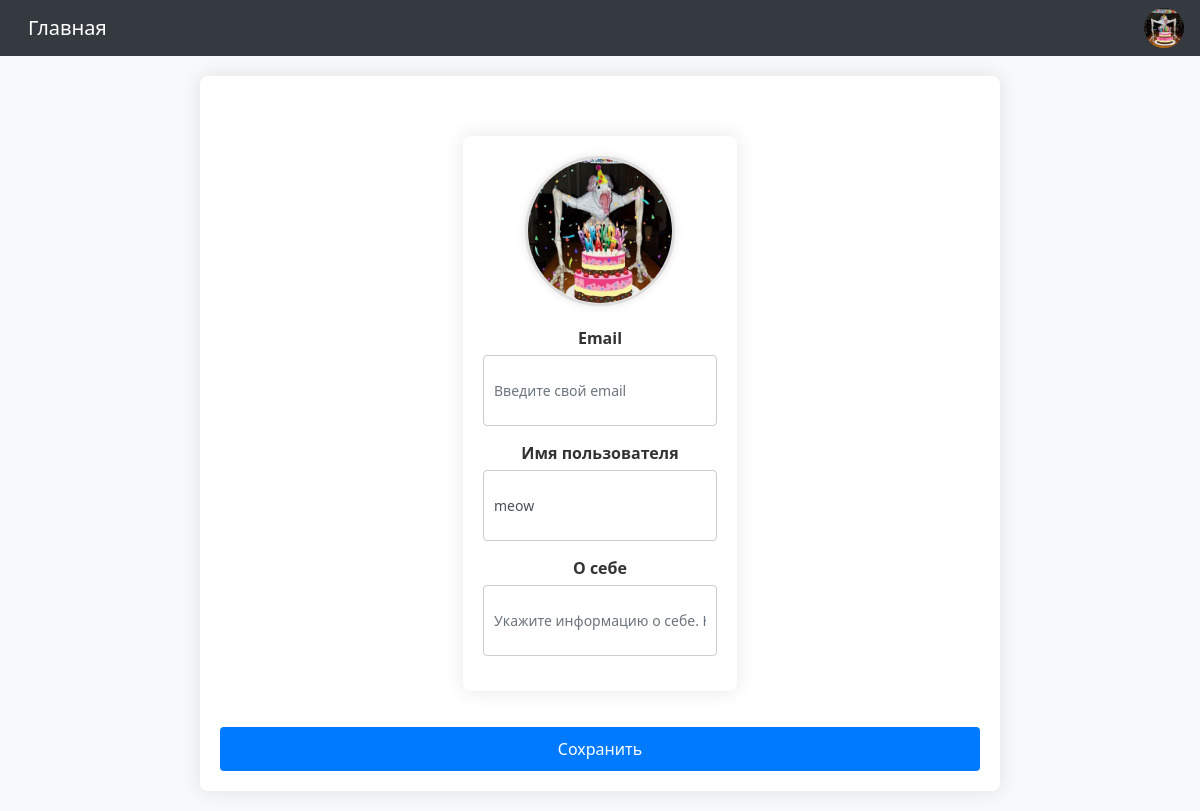
Screenshot of /profile/3/ (signed in) with the database file from the repository.
### users_app/models.py (models this page shows, shortened)
class CustomUser(AbstractUser):
    bio = models.TextField(blank=True)
    avatar = models.ImageField(upload_to='avatars/', blank=True, null=True)
    location = models.CharField(max_length=255, blank=True)
    birth_date = models.DateField(null=True, blank=True)
    groups = models.ManyToManyField(
        'auth.Group',
        related_name='custom_user_set',
        blank=True,
        help_text='The groups this user belongs to. A user will get all permissions granted to each of their groups.',
        verbose_name='groups'
    )
    user_permissions = models.ManyToManyField(
        'auth.Permission',
        related_name='custom_user_set',
        blank=True,
        help_text='Specific permissions for this user.',
        verbose_name='user permissions'
    )
    class Meta:
        verbose_name = 'Пользователь'
        verbose_name_plural = 'Пользователи'

### users_app/views.py (the view, shortened to what this page needs)
# urls.py: path('profile/<int:pk>/', ProfileUpdateView.as_view(), name='profile_update'),
class ProfileUpdateView(UpdateView):
    model = CustomUser
    form_class = ProfileUpdateForm
    template_name = 'profile.html'

### users_app/forms.py
class ProfileUpdateForm(UserChangeForm):
    username = forms.CharField(widget=forms.TextInput(attrs={
        'class': 'form-control py-4', 'placeholder': 'Введите свой никнейм'}))
    email = forms.EmailField(widget=forms.EmailInput(attrs={
        'class': 'form-control py-4', 'placeholder': 'Введите свой email'}))
    avatar = forms.ImageField(widget=forms.FileInput(attrs={
        'class': 'form-control py-4'}))
    bio = forms.CharField(widget=forms.TextInput(attrs={
        'class': 'form-control py-4', 'placeholder': 'Укажите информацию о себе. Например, ваши увлечения'}))
    class Meta:
        model = CustomUser
        fields = ('username', 'email', 'avatar', 'bio')

### users_app/templates/profile.html (shortened to what this page needs)
{% extends 'base.html' %}
{% load static %}
{% block content %}
<link rel="stylesheet" type="text/css" href="{% static 'css/profile.css' %}">
<form method="post" enctype="multipart/form-data">
    <div class="profile-container">
        <div class="profile-avatar">
            <img src="{% if user.avatar %}{{ user.avatar.url }}{% else %}{% static 'images/default-avatar.png' %}{% endif %}" alt="User Avatar" class="avatar-img">
        </div>
        <div class="profile-details">
            <div class="form-group">
                <label for="{{ form.email.id_for_label }}">Email</label>
                {{ form.email }}
            </div>
            <div class="form-group">
                <label for="{{ form.username.id_for_label }}">Имя пользователя</label>
                {{ form.username }}
            </div>
            <div class="form-group">
                <label for="{{ form.bio.id_for_label }}">О себе</label>
                {{ form.bio }}
            </div>
        </div>
    </div>
    <button type="submit" class="btn btn-primary mt-3">Сохранить</button>
</form>
{% endblock %}

### project_app/templates/base.html (shortened to what this page needs)
{% load static %}
<!DOCTYPE html>
<html lang="en">
<head>
    <link rel="stylesheet">
    <link rel="stylesheet" href="https://maxcdn.bootstrapcdn.com/bootstrap/4.0.0/css/bootstrap.min.css">
    <link rel="stylesheet" href="{% static 'css/register.css' %}">
    <link rel="stylesheet" href="{% static 'css/tasks.css' %}">
    <link rel="stylesheet" href="{% static 'css/edit_task.css' %}">
    <link rel="stylesheet" href="{% static 'css/add_task.css' %}">
    <link rel="stylesheet" href="{% static 'css/style.css' %}">
    <link rel="stylesheet" href="{% static 'css/base.css' %}">
    <link rel="stylesheet" href="{% static 'css/profile.css' %}">
</head>
<body>
    <nav class="navbar navbar-expand-lg navbar-light bg-light">
        <a class="navbar-brand" href="/">Главная</a>
        <div class="collapse navbar-collapse justify-content-end">
            <div class="profile-menu">
                {% if user.is_authenticated %}
                    <img src="{% if user.avatar %}{{ user.avatar.url }}{% else %}{% static 'images/default-avatar.png' %}{% endif %}" alt="User Avatar" class="rounded-circle" width="40" height="40">
                {% else %}
                    <a class="navbar-brand" href="{% url 'login' %}">Войти</a>
                    <a class="navbar-brand" href="{% url 'registration_template' %}">Зарегистрироваться</a>
                {% endif %}
            </div>
        </div>
    </nav>
    <div class="container">
        {% block content %}
        {% endblock %}
    </div>
</body>
</html>
</html>

### static/css/register.css (style rules this page uses)
* { margin: 0; padding: 0; box-sizing: border-box; }
body { font-family: 'Segoe UI', Tahoma, Geneva, Verdana, sans-serif; background-color: #f8f9fa; }
.container { max-width: 800px; margin: 20px auto; padding: 20px; background-color: #ffffff; border-radius: 8px; box-shadow: 0 0 20px rgba(0, 0, 0, 0.1); }
form { display: flex; flex-direction: column; }
form input[type="text"], form input[type="email"], form input[type="date"], form input[type="password"], form input[type="file"] { padding: 10px; margin-bottom: 10px; border: 1px solid #ccc; border-radius: 4px; font-size: 14px; }
form button { background-color: #007bff; color: white; border: none; padding: 10px 20px; border-radius: 4px; cursor: pointer; font-size: 14px; transition: background-color 0.3s ease; }

### static/css/tasks.css (style rules this page uses)
* { margin: 0; padding: 0; box-sizing: border-box; }
body { font-family: 'Segoe UI', Tahoma, Geneva, Verdana, sans-serif; background-color: #f8f9fa; }
.container { max-width: 800px; margin: 20px auto; padding: 20px; background-color: #ffffff; border-radius: 8px; box-shadow: 0 0 20px rgba(0, 0, 0, 0.1); }
form { display: flex; flex-direction: column; margin-top: 10px; }
form input[type="text"] { padding: 10px; border: 1px solid #ccc; border-radius: 4px; margin-bottom: 10px; font-size: 14px; }
form button { background-color: #007bff; color: white; border: none; padding: 10px 20px; border-radius: 4px; cursor: pointer; font-size: 14px; transition: background-color 0.3s ease; }

### static/css/edit_task.css (style rules this page uses)
* { margin: 0; padding: 0; box-sizing: border-box; }
body { font-family: 'Segoe UI', Tahoma, Geneva, Verdana, sans-serif; background-color: #f8f9fa; }
.container { max-width: 800px; margin: 20px auto; padding: 20px; background-color: #ffffff; border-radius: 8px; box-shadow: 0 0 20px rgba(0, 0, 0, 0.1); }
.form-group { margin-bottom: 15px; }
.form-group label { display: block; margin-bottom: 5px; }
.form-group input, .form-group textarea, .form-group select { width: 100%; padding: 10px; border: 1px solid #ddd; border-radius: 5px; font-size: 14px; }

### static/css/add_task.css (style rules this page uses)
* { margin: 0; padding: 0; box-sizing: border-box; }
body { font-family: 'Segoe UI', Tahoma, Geneva, Verdana, sans-serif; background-color: #f8f9fa; }
.container { max-width: 800px; margin: 20px auto; padding: 20px; background-color: #ffffff; border-radius: 8px; box-shadow: 0 0 20px rgba(0, 0, 0, 0.1); }
form { margin-top: 20px; }
input[type="text"], input[type="datetime-local"] { width: 100%; padding: 12px; margin-bottom: 15px; border: 1px solid #ccc; border-radius: 4px; font-size: 16px; }
button[type="submit"] { background-color: #007bff; color: #ffffff; border: none; padding: 12px 24px; border-radius: 4px; cursor: pointer; font-size: 16px; transition: background-color 0.3s ease; }

### static/css/style.css (style rules this page uses)
* { margin: 0; padding: 0; box-sizing: border-box; }
body { font-family: 'Segoe UI', Tahoma, Geneva, Verdana, sans-serif; background-color: #f8f9fa; }
.container { max-width: 800px; margin: 20px auto; padding: 20px; background-color: #ffffff; border-radius: 8px; box-shadow: 0 0 20px rgba(0, 0, 0, 0.1); }
input[type="text"] { flex: 1; padding: 10px; border: 1px solid #ced4da; border-radius: 4px; margin-right: 10px; font-size: 16px; }
button { background-color: #007bff; color: #ffffff; border: none; padding: 10px 20px; border-radius: 4px; cursor: pointer; font-size: 16px; transition: background-color 0.3s ease; }
a { color: #007bff; text-decoration: none; transition: color 0.3s; display: inline-block; padding: 8px 12px; border-radius: 4px; }

### static/css/base.css (style rules this page uses)
* { margin: 0; padding: 0; box-sizing: border-box; }
body { font-family: 'Segoe UI', Tahoma, Geneva, Verdana, sans-serif; background-color: #f8f9fa; }
.container { max-width: 800px; margin: 20px auto; padding: 20px; background-color: #ffffff; border-radius: 8px; box-shadow: 0 0 20px rgba(0, 0, 0, 0.1); }
.navbar { background-color: #343a40 !important; }
.navbar .navbar-brand { color: #ffffff !important; }
.navbar .profile-menu { position: relative; display: inline-block; }
.navbar .profile-menu img { cursor: pointer; border-radius: 50%; }

### rows the page displays
CustomUser: avatar (picture)
CustomUser: username "meow"
